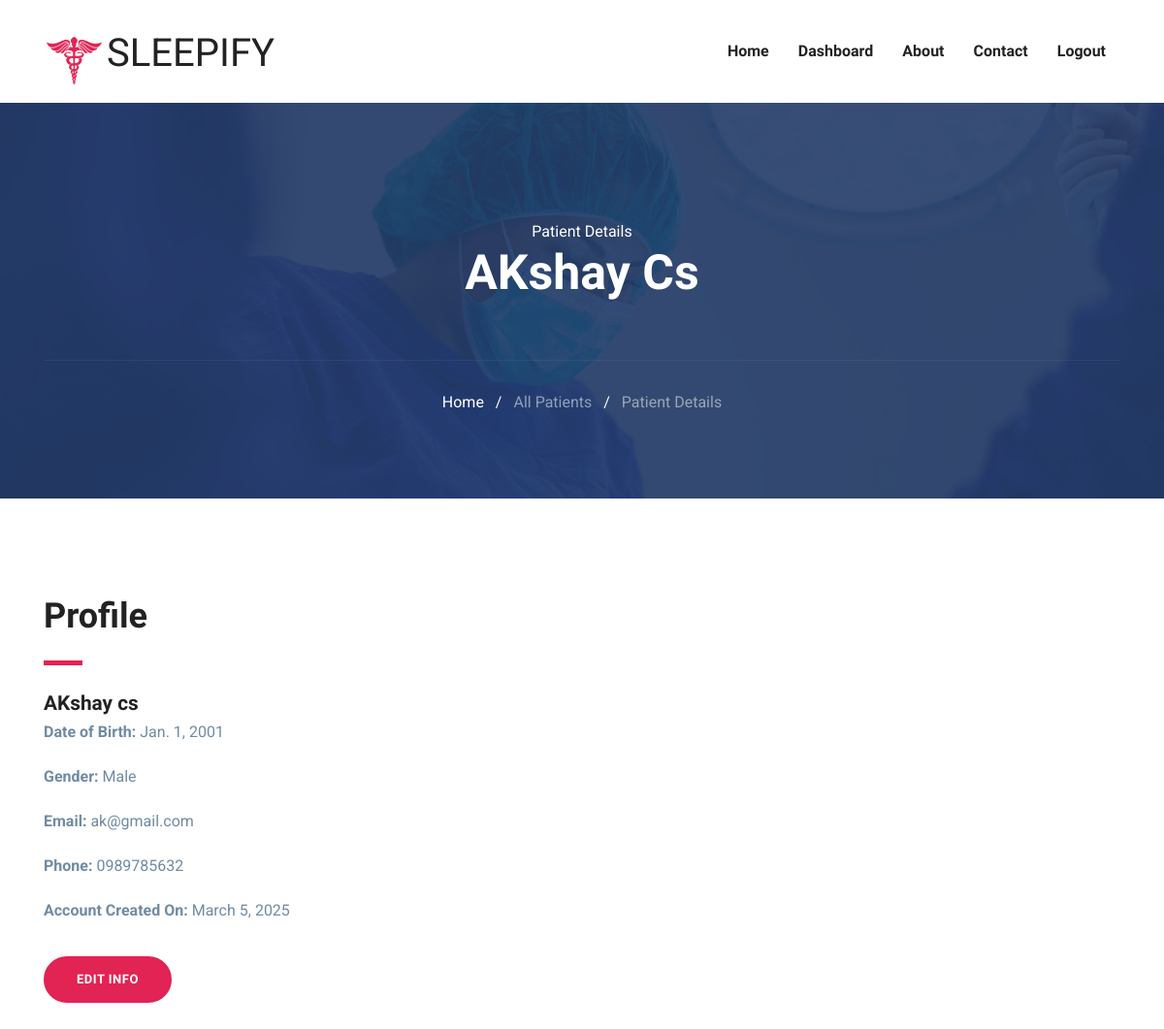
/siteAdmin/adminPatientInfo/6/ (signed in), run on the app's committed database.
### users/models.py (models this page shows, shortened)
class Patient(models.Model):
    fname = models.CharField(max_length=150)
    lname = models.CharField(max_length=150)
    dob = models.DateField(default='2001-01-01')
    gender_choices = (("Male","Male"),("Female","Female"))
    gender = models.CharField(max_length=20,default=None,null=True,blank=True,choices=gender_choices)
    email = models.EmailField( max_length=150,unique=True)
    phone = models.CharField(max_length=15,null=True,blank=True)
    password = models.CharField(max_length=150)
    created_on = models.DateField(auto_now_add=True)

### siteAdmin/views.py (the view)
# urls.py: path('adminPatientInfo/<int:id>/',views.adminPatientInfo,name="adminPatientInfo"),
@admin_login_required()
def adminPatientInfo(request,id):
    patient = Patient.objects.get(id=id)
    return render(request, 'siteAdmin/patient-view.html', {'patient': patient})

### templates/siteAdmin/patient-view.html (shortened to what this page needs)
{% extends "../base.html" %}
{% load static %}
{% block body %}
{% include "siteAdmin/nav.html" %}
<section class="page-title bg-1">
    <div class="container">
      <div class="row">
        <div class="col-md-12">
          <div class="block text-center">
            <span class="text-white">Patient Details</span>
            <h1 class="text-capitalize mb-5 text-lg">{{patient.fname}} {{patient.lname}}</h1>
            <ul class="list-inline breadcumb-nav">
                <li class="list-inline-item"><a href="{% url 'adminHome' %}" class="text-white">Home</a></li>
                <li class="list-inline-item"><span class="text-white">/</span></li>
                <li class="list-inline-item"><a href="{% url 'adminPatientList' %}" class="text-white-50">All Patients</a></li>
                <li class="list-inline-item"><span class="text-white">/</span></li>
                <li class="list-inline-item"><a href="#" class="text-white-50">Patient Details</a></li>
              </ul>
          </div>
        </div>
      </div>
    </div>
  </section>
  <section class="section patient-single">
    <div class="container">
        <div class="row">
            <div class="col-lg-8 col-md-6">
              <div class="patient-details mt-4 mt-lg-0">
                  <h2 class="text-md">Profile</h2>
                  <div class="divider my-4"></div>
                  <h4 class="mb-0">{{ patient.fname }} {{ patient.lname }}</h4>
                  <p><strong>Date of Birth:</strong> {{ patient.dob }}</p>
                  <p><strong>Gender:</strong> {{ patient.gender }}</p>
                  <p><strong>Email:</strong> {{ patient.email }}</p>
                  <p><strong>Phone:</strong> {{ patient.phone|default:"Not Provided" }}</p>
                  <p><strong>Account Created On:</strong> {{ patient.created_on }}</p>
              </div>
              <a href="{% url 'adminEditPatient' patient.id %}" class="btn btn-main-2 btn-round-full mt-3">
                  Edit Info
              </a>
          </div>
        </div>
    </div>
</section>
{% endblock body %}

### static/css/style.css (style rules this page uses)
html { overflow-x: hidden; }
body { line-height: 1.6; font-family: "Roboto", sans-serif; -webkit-font-smoothing: antialiased; font-size: 16px; color: #6F8BA4; font-weight: 400; }
h1, .h1, h2, .h2, h3, .h3, h4, .h4, h5, .h5, h6, .h6 { font-family: "Exo", sans-serif; font-weight: 700; color: #222; }
h1, .h1 { font-size: 2.5rem; }
h2, .h2 { font-size: 44px; }
h4, .h4 { font-size: 1.3rem; line-height: 30px; }
p { line-height: 30px; }
.btn { display: inline-block; font-size: 14px; font-size: 0.8125rem; font-weight: 700; letter-spacing: .5px; padding: .75rem 2rem; font-family: "Exo", sans-serif; text-transform: uppercase; border-radius: 5px; border: 2px solid transparent; transition: all .35s ease; }
.btn-main-2 { background: #e12454; color: #fff; border-color: #e12454; }
.btn-round-full { border-radius: 50px; }
.section { padding: 100px 0; }
.text-md { font-size: 2.25rem; }
.text-lg { font-size: 3.75rem; }
a { color: #222; text-decoration: none; transition: all .35s ease; }
.page-title { padding: 120px 0px 70px 0px; position: relative; }
.page-title .block h1 { color: #fff; }
.page-title .breadcumb-nav { margin-top: 60px; padding-top: 30px; border-top: 1px solid rgba(255, 255, 255, 0.06); }
.text-lg { font-size: 50px; }
.bg-1 { background: url("../images/22.jpg") no-repeat 50% 50%; background-size: cover; position: relative; }
.divider { width: 40px; height: 5px; background: #e12454; }

### data on the page
Patient: fname "AKshay", lname "Cs", lname "cs", dob "Jan. 1, 2001", gender "Male", email "ak@gmail.com", phone "0989785632", created_on "March 5, 2025"
